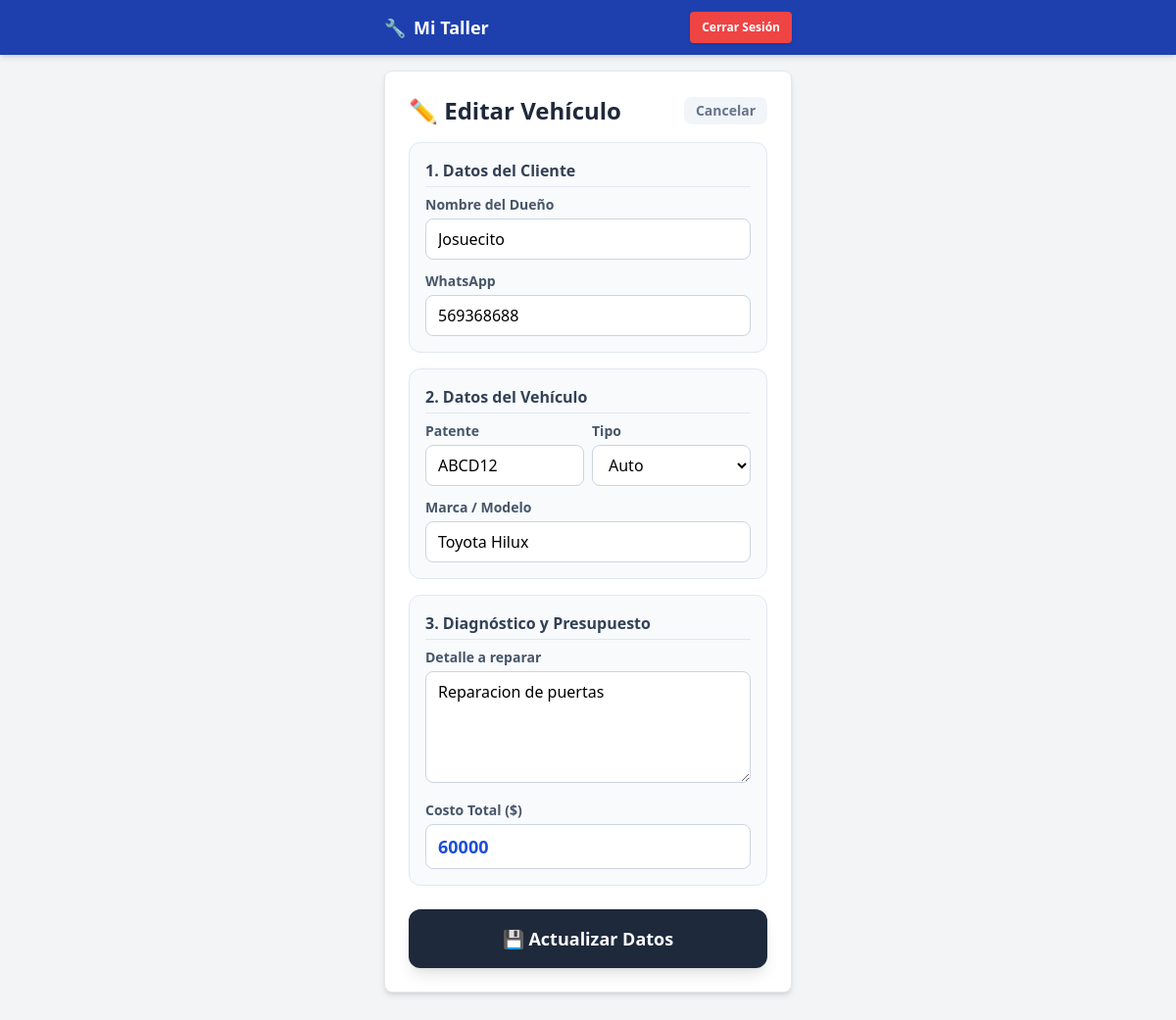
Screenshot of /taller/editar_trabajo/3 (signed in) with the database file from the repository.
### app/models.py (models this page shows)
class Trabajo(db.Model):
    id = db.Column(db.Integer, primary_key=True)
    uuid_publico = db.Column(db.String(36), default=lambda: str(uuid.uuid4()), unique=True)
    patente = db.Column(db.String(10), nullable=False)
    nombre_cliente = db.Column(db.String(100), nullable=False)
    tipo_vehiculo = db.Column(db.String(50), nullable=False)
    marca_vehiculo = db.Column(db.String(50), nullable=False)
    imagen_evidencia = db.Column(db.Text, nullable=True) # Ahora es Text para aguantar muchas fotos
    telefono_cliente = db.Column(db.String(20), nullable=False)
    descripcion = db.Column(db.Text, nullable=False)
    total_costo = db.Column(db.Integer, nullable=False)
    estado = db.Column(db.String(20), default="Pendiente")
    monto_pagado = db.Column(db.Integer, default=0)
    fecha = db.Column(db.DateTime, default=datetime.utcnow)
    taller_id = db.Column(db.Integer, db.ForeignKey('taller.id'), nullable=False)

### app/taller/routes.py (the view, shortened to what this page needs)
@taller_bp.route('/editar_trabajo/<int:id>', methods=['GET', 'POST'])
@login_required
def editar_trabajo(id):
    trabajo = Trabajo.query.get_or_404(id)
    if trabajo.taller_id != current_user.id:
        return redirect(url_for('taller.dashboard'))
    return render_template('taller/editar.html', trabajo=trabajo)

### app/models.py (called while the page is built)
@login_manager.user_loader
def load_user(id):
    return Taller.query.get(int(id))

### app/templates/taller/editar.html (shortened to what this page needs)
{% extends "base.html" %}
{% block content %}
<div class="mb-4 flex items-center justify-between">
    <h2 class="text-2xl font-bold text-slate-800">✏️ Editar Vehículo</h2>
    <a href="{{ url_for('taller.dashboard') }}" class="text-slate-500 hover:text-slate-700 text-sm font-bold bg-slate-100 px-3 py-1 rounded-lg">Cancelar</a>
</div>
<form method="POST" action="">
    <div class="bg-slate-50 p-4 rounded-xl mb-4 border border-slate-200">
        <h3 class="font-bold text-slate-700 mb-2 border-b border-slate-200 pb-1">1. Datos del Cliente</h3>
        <div class="mb-3">
            <label class="block text-sm font-bold mb-1 text-slate-600">Nombre del Dueño</label>
            <input type="text" name="nombre_cliente" value="{{ trabajo.nombre_cliente }}" class="border border-slate-300 rounded-lg w-full py-2 px-3 focus:ring-2 focus:ring-blue-500 outline-none" required>
        </div>
        <div>
            <label class="block text-sm font-bold mb-1 text-slate-600">WhatsApp</label>
            <input type="number" name="telefono" value="{{ trabajo.telefono_cliente }}" class="border border-slate-300 rounded-lg w-full py-2 px-3 focus:ring-2 focus:ring-blue-500 outline-none" required>
        </div>
    </div>
    <div class="bg-slate-50 p-4 rounded-xl mb-4 border border-slate-200">
        <h3 class="font-bold text-slate-700 mb-2 border-b border-slate-200 pb-1">2. Datos del Vehículo</h3>
        <div class="grid grid-cols-2 gap-2 mb-3">
            <div>
                <label class="block text-sm font-bold mb-1 text-slate-600">Patente</label>
                <input type="text" name="patente" value="{{ trabajo.patente }}" class="border border-slate-300 rounded-lg w-full py-2 px-3 uppercase focus:ring-2 focus:ring-blue-500 outline-none" required>
            </div>
            <div>
                <label class="block text-sm font-bold mb-1 text-slate-600">Tipo</label>
                <select name="tipo_vehiculo" class="border border-slate-300 rounded-lg w-full py-2 px-3 bg-white focus:ring-2 focus:ring-blue-500 outline-none" required>
                    <option value="Auto" {% if trabajo.tipo_vehiculo == 'Auto' %}selected{% endif %}>Auto</option>
                </select>
            </div>
        </div>
        <div>
            <label class="block text-sm font-bold mb-1 text-slate-600">Marca / Modelo</label>
            <input type="text" name="marca_vehiculo" value="{{ trabajo.marca_vehiculo }}" class="border border-slate-300 rounded-lg w-full py-2 px-3 focus:ring-2 focus:ring-blue-500 outline-none" required>
        </div>
    </div>
    <div class="bg-slate-50 p-4 rounded-xl mb-6 border border-slate-200">
        <h3 class="font-bold text-slate-700 mb-2 border-b border-slate-200 pb-1">3. Diagnóstico y Presupuesto</h3>
        <div class="mb-3">
            <label class="block text-sm font-bold mb-1 text-slate-600">Detalle a reparar</label>
            <textarea name="descripcion" rows="4" class="border border-slate-300 rounded-lg w-full py-2 px-3 focus:ring-2 focus:ring-blue-500 outline-none" required>{{ trabajo.descripcion }}</textarea>
        </div>
        <div>
            <label class="block text-sm font-bold mb-1 text-slate-600">Costo Total ($)</label>
            <input type="number" name="costo" value="{{ trabajo.total_costo }}" class="border border-slate-300 rounded-lg w-full py-2 px-3 font-bold text-lg text-blue-700 focus:ring-2 focus:ring-blue-500 outline-none" required>
        </div>
    </div>
    <button type="submit" class="w-full bg-slate-800 hover:bg-slate-900 text-white font-bold py-4 px-4 rounded-xl shadow-lg text-lg transition-transform active:scale-95">
        💾 Actualizar Datos
    </button>
</form>
{% endblock %}

### rows the page displays
Trabajo: nombre_cliente "Josuecito", telefono "569368688", patente "ABCD12", tipo_vehiculo "Auto", marca_vehiculo "Toyota Hilux", descripcion "Reparacion de puertas", costo "60000"
